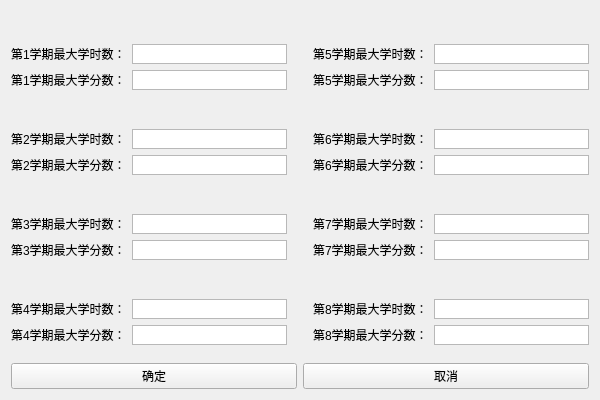
<?xml version="1.0" encoding="UTF-8"?>
<ui version="4.0">
 <class>set_window</class>
 <widget class="QWidget" name="set_window">
  <property name="geometry">
   <rect>
    <x>0</x>
    <y>0</y>
    <width>600</width>
    <height>400</height>
   </rect>
  </property>
  <property name="sizePolicy">
   <sizepolicy hsizetype="Fixed" vsizetype="Fixed">
    <horstretch>0</horstretch>
    <verstretch>0</verstretch>
   </sizepolicy>
  </property>
  <property name="minimumSize">
   <size>
    <width>600</width>
    <height>400</height>
   </size>
  </property>
  <property name="maximumSize">
   <size>
    <width>600</width>
    <height>400</height>
   </size>
  </property>
  <property name="windowTitle">
   <string>修改学分学时</string>
  </property>
  <layout class="QVBoxLayout" name="verticalLayout_12">
   <item>
    <layout class="QVBoxLayout" name="verticalLayout_11">
     <item>
      <layout class="QHBoxLayout" name="horizontalLayout_20">
       <item>
        <layout class="QVBoxLayout" name="verticalLayout_6">
         <item>
          <layout class="QVBoxLayout" name="verticalLayout_7">
           <item>
            <spacer name="verticalSpacer_5">
             <property name="orientation">
              <enum>Qt::Vertical</enum>
             </property>
             <property name="sizeHint" stdset="0">
              <size>
               <width>20</width>
               <height>40</height>
              </size>
             </property>
            </spacer>
           </item>
           <item>
            <layout class="QHBoxLayout" name="horizontalLayout_12">
             <item>
              <widget class="QLabel" name="label1_1">
               <property name="sizePolicy">
                <sizepolicy hsizetype="Preferred" vsizetype="Maximum">
                 <horstretch>0</horstretch>
                 <verstretch>0</verstretch>
                </sizepolicy>
               </property>
               <property name="maximumSize">
                <size>
                 <width>16777215</width>
                 <height>30</height>
                </size>
               </property>
               <property name="text">
                <string>第1学期最大学时数：</string>
               </property>
              </widget>
             </item>
             <item>
              <widget class="QTextEdit" name="max_xueshi1">
               <property name="maximumSize">
                <size>
                 <width>16777215</width>
                 <height>20</height>
                </size>
               </property>
               <property name="verticalScrollBarPolicy">
                <enum>Qt::ScrollBarAlwaysOff</enum>
               </property>
               <property name="horizontalScrollBarPolicy">
                <enum>Qt::ScrollBarAlwaysOff</enum>
               </property>
              </widget>
             </item>
            </layout>
           </item>
           <item>
            <layout class="QHBoxLayout" name="horizontalLayout_13">
             <item>
              <widget class="QLabel" name="label1_2">
               <property name="sizePolicy">
                <sizepolicy hsizetype="Preferred" vsizetype="Maximum">
                 <horstretch>0</horstretch>
                 <verstretch>0</verstretch>
                </sizepolicy>
               </property>
               <property name="maximumSize">
                <size>
                 <width>16777215</width>
                 <height>30</height>
                </size>
               </property>
               <property name="text">
                <string>第1学期最大学分数：</string>
               </property>
              </widget>
             </item>
             <item>
              <widget class="QTextEdit" name="max_xuefen1">
               <property name="maximumSize">
                <size>
                 <width>16777215</width>
                 <height>20</height>
                </size>
               </property>
               <property name="verticalScrollBarPolicy">
                <enum>Qt::ScrollBarAlwaysOff</enum>
               </property>
               <property name="horizontalScrollBarPolicy">
                <enum>Qt::ScrollBarAlwaysOff</enum>
               </property>
              </widget>
             </item>
            </layout>
           </item>
          </layout>
         </item>
         <item>
          <spacer name="verticalSpacer">
           <property name="orientation">
            <enum>Qt::Vertical</enum>
           </property>
           <property name="sizeHint" stdset="0">
            <size>
             <width>20</width>
             <height>40</height>
            </size>
           </property>
          </spacer>
         </item>
         <item>
          <layout class="QVBoxLayout" name="verticalLayout_8">
           <item>
            <layout class="QHBoxLayout" name="horizontalLayout_14">
             <item>
              <widget class="QLabel" name="label_12_1">
               <property name="sizePolicy">
                <sizepolicy hsizetype="Preferred" vsizetype="Maximum">
                 <horstretch>0</horstretch>
                 <verstretch>0</verstretch>
                </sizepolicy>
               </property>
               <property name="maximumSize">
                <size>
                 <width>16777215</width>
                 <height>30</height>
                </size>
               </property>
               <property name="text">
                <string>第2学期最大学时数：</string>
               </property>
              </widget>
             </item>
             <item>
              <widget class="QTextEdit" name="max_xueshi2">
               <property name="maximumSize">
                <size>
                 <width>16777215</width>
                 <height>20</height>
                </size>
               </property>
               <property name="verticalScrollBarPolicy">
                <enum>Qt::ScrollBarAlwaysOff</enum>
               </property>
               <property name="horizontalScrollBarPolicy">
                <enum>Qt::ScrollBarAlwaysOff</enum>
               </property>
              </widget>
             </item>
            </layout>
           </item>
           <item>
            <layout class="QHBoxLayout" name="horizontalLayout_15">
             <item>
              <widget class="QLabel" name="label_12_2">
               <property name="sizePolicy">
                <sizepolicy hsizetype="Preferred" vsizetype="Maximum">
                 <horstretch>0</horstretch>
                 <verstretch>0</verstretch>
                </sizepolicy>
               </property>
               <property name="maximumSize">
                <size>
                 <width>16777215</width>
                 <height>30</height>
                </size>
               </property>
               <property name="text">
                <string>第2学期最大学分数：</string>
               </property>
              </widget>
             </item>
             <item>
              <widget class="QTextEdit" name="max_xuefen2">
               <property name="maximumSize">
                <size>
                 <width>16777215</width>
                 <height>20</height>
                </size>
               </property>
               <property name="verticalScrollBarPolicy">
                <enum>Qt::ScrollBarAlwaysOff</enum>
               </property>
               <property name="horizontalScrollBarPolicy">
                <enum>Qt::ScrollBarAlwaysOff</enum>
               </property>
              </widget>
             </item>
            </layout>
           </item>
          </layout>
         </item>
         <item>
          <spacer name="verticalSpacer_2">
           <property name="orientation">
            <enum>Qt::Vertical</enum>
           </property>
           <property name="sizeHint" stdset="0">
            <size>
             <width>20</width>
             <height>40</height>
            </size>
           </property>
          </spacer>
         </item>
         <item>
          <layout class="QVBoxLayout" name="verticalLayout_9">
           <item>
            <layout class="QHBoxLayout" name="horizontalLayout_16">
             <item>
              <widget class="QLabel" name="label3_1">
               <property name="sizePolicy">
                <sizepolicy hsizetype="Preferred" vsizetype="Maximum">
                 <horstretch>0</horstretch>
                 <verstretch>0</verstretch>
                </sizepolicy>
               </property>
               <property name="maximumSize">
                <size>
                 <width>16777215</width>
                 <height>30</height>
                </size>
               </property>
               <property name="text">
                <string>第3学期最大学时数：</string>
               </property>
              </widget>
             </item>
             <item>
              <widget class="QTextEdit" name="max_xueshi3">
               <property name="maximumSize">
                <size>
                 <width>16777215</width>
                 <height>20</height>
                </size>
               </property>
               <property name="verticalScrollBarPolicy">
                <enum>Qt::ScrollBarAlwaysOff</enum>
               </property>
               <property name="horizontalScrollBarPolicy">
                <enum>Qt::ScrollBarAlwaysOff</enum>
               </property>
              </widget>
             </item>
            </layout>
           </item>
           <item>
            <layout class="QHBoxLayout" name="horizontalLayout_17">
             <item>
              <widget class="QLabel" name="label3_2">
               <property name="sizePolicy">
                <sizepolicy hsizetype="Preferred" vsizetype="Maximum">
                 <horstretch>0</horstretch>
                 <verstretch>0</verstretch>
                </sizepolicy>
               </property>
               <property name="maximumSize">
                <size>
                 <width>16777215</width>
                 <height>30</height>
                </size>
               </property>
               <property name="text">
                <string>第3学期最大学分数：</string>
               </property>
              </widget>
             </item>
             <item>
              <widget class="QTextEdit" name="max_xuefen3">
               <property name="maximumSize">
                <size>
                 <width>16777215</width>
                 <height>20</height>
                </size>
               </property>
               <property name="verticalScrollBarPolicy">
                <enum>Qt::ScrollBarAlwaysOff</enum>
               </property>
               <property name="horizontalScrollBarPolicy">
                <enum>Qt::ScrollBarAlwaysOff</enum>
               </property>
              </widget>
             </item>
            </layout>
           </item>
          </layout>
         </item>
         <item>
          <spacer name="verticalSpacer_3">
           <property name="orientation">
            <enum>Qt::Vertical</enum>
           </property>
           <property name="sizeHint" stdset="0">
            <size>
             <width>20</width>
             <height>40</height>
            </size>
           </property>
          </spacer>
         </item>
         <item>
          <layout class="QVBoxLayout" name="verticalLayout_10">
           <item>
            <layout class="QHBoxLayout" name="horizontalLayout_18">
             <item>
              <widget class="QLabel" name="label4_1">
               <property name="sizePolicy">
                <sizepolicy hsizetype="Preferred" vsizetype="Maximum">
                 <horstretch>0</horstretch>
                 <verstretch>0</verstretch>
                </sizepolicy>
               </property>
               <property name="maximumSize">
                <size>
                 <width>16777215</width>
                 <height>30</height>
                </size>
               </property>
               <property name="text">
                <string>第4学期最大学时数：</string>
               </property>
              </widget>
             </item>
             <item>
              <widget class="QTextEdit" name="max_xueshi4">
               <property name="maximumSize">
                <size>
                 <width>16777215</width>
                 <height>20</height>
                </size>
               </property>
               <property name="verticalScrollBarPolicy">
                <enum>Qt::ScrollBarAlwaysOff</enum>
               </property>
               <property name="horizontalScrollBarPolicy">
                <enum>Qt::ScrollBarAlwaysOff</enum>
               </property>
              </widget>
             </item>
            </layout>
           </item>
           <item>
            <layout class="QHBoxLayout" name="horizontalLayout_19">
             <item>
              <widget class="QLabel" name="label4_2">
               <property name="sizePolicy">
                <sizepolicy hsizetype="Preferred" vsizetype="Maximum">
                 <horstretch>0</horstretch>
                 <verstretch>0</verstretch>
                </sizepolicy>
               </property>
               <property name="maximumSize">
                <size>
                 <width>16777215</width>
                 <height>30</height>
                </size>
               </property>
               <property name="text">
                <string>第4学期最大学分数：</string>
               </property>
              </widget>
             </item>
             <item>
              <widget class="QTextEdit" name="max_xuefen4">
               <property name="maximumSize">
                <size>
                 <width>16777215</width>
                 <height>20</height>
                </size>
               </property>
               <property name="verticalScrollBarPolicy">
                <enum>Qt::ScrollBarAlwaysOff</enum>
               </property>
               <property name="horizontalScrollBarPolicy">
                <enum>Qt::ScrollBarAlwaysOff</enum>
               </property>
              </widget>
             </item>
            </layout>
           </item>
          </layout>
         </item>
        </layout>
       </item>
       <item>
        <spacer name="verticalSpacer_10">
         <property name="orientation">
          <enum>Qt::Vertical</enum>
         </property>
         <property name="sizeHint" stdset="0">
          <size>
           <width>20</width>
           <height>40</height>
          </size>
         </property>
        </spacer>
       </item>
       <item>
        <layout class="QVBoxLayout" name="verticalLayout_5">
         <item>
          <layout class="QVBoxLayout" name="verticalLayout_3">
           <item>
            <spacer name="verticalSpacer_6">
             <property name="orientation">
              <enum>Qt::Vertical</enum>
             </property>
             <property name="sizeHint" stdset="0">
              <size>
               <width>20</width>
               <height>40</height>
              </size>
             </property>
            </spacer>
           </item>
           <item>
            <layout class="QHBoxLayout" name="horizontalLayout_8">
             <item>
              <widget class="QLabel" name="label5_1">
               <property name="sizePolicy">
                <sizepolicy hsizetype="Preferred" vsizetype="Maximum">
                 <horstretch>0</horstretch>
                 <verstretch>0</verstretch>
                </sizepolicy>
               </property>
               <property name="maximumSize">
                <size>
                 <width>16777215</width>
                 <height>30</height>
                </size>
               </property>
               <property name="text">
                <string>第5学期最大学时数：</string>
               </property>
              </widget>
             </item>
             <item>
              <widget class="QTextEdit" name="max_xueshi5">
               <property name="maximumSize">
                <size>
                 <width>16777215</width>
                 <height>20</height>
                </size>
               </property>
               <property name="verticalScrollBarPolicy">
                <enum>Qt::ScrollBarAlwaysOff</enum>
               </property>
               <property name="horizontalScrollBarPolicy">
                <enum>Qt::ScrollBarAlwaysOff</enum>
               </property>
              </widget>
             </item>
            </layout>
           </item>
           <item>
            <layout class="QHBoxLayout" name="horizontalLayout_9">
             <item>
              <widget class="QLabel" name="label5_2">
               <property name="sizePolicy">
                <sizepolicy hsizetype="Preferred" vsizetype="Maximum">
                 <horstretch>0</horstretch>
                 <verstretch>0</verstretch>
                </sizepolicy>
               </property>
               <property name="maximumSize">
                <size>
                 <width>16777215</width>
                 <height>30</height>
                </size>
               </property>
               <property name="text">
                <string>第5学期最大学分数：</string>
               </property>
              </widget>
             </item>
             <item>
              <widget class="QTextEdit" name="max_xuefen5">
               <property name="maximumSize">
                <size>
                 <width>16777215</width>
                 <height>20</height>
                </size>
               </property>
               <property name="verticalScrollBarPolicy">
                <enum>Qt::ScrollBarAlwaysOff</enum>
               </property>
               <property name="horizontalScrollBarPolicy">
                <enum>Qt::ScrollBarAlwaysOff</enum>
               </property>
              </widget>
             </item>
            </layout>
           </item>
          </layout>
         </item>
         <item>
          <spacer name="verticalSpacer_7">
           <property name="orientation">
            <enum>Qt::Vertical</enum>
           </property>
           <property name="sizeHint" stdset="0">
            <size>
             <width>20</width>
             <height>40</height>
            </size>
           </property>
          </spacer>
         </item>
         <item>
          <layout class="QVBoxLayout" name="verticalLayout">
           <item>
            <layout class="QHBoxLayout" name="horizontalLayout">
             <item>
              <widget class="QLabel" name="label6_1">
               <property name="sizePolicy">
                <sizepolicy hsizetype="Preferred" vsizetype="Maximum">
                 <horstretch>0</horstretch>
                 <verstretch>0</verstretch>
                </sizepolicy>
               </property>
               <property name="maximumSize">
                <size>
                 <width>16777215</width>
                 <height>30</height>
                </size>
               </property>
               <property name="text">
                <string>第6学期最大学时数：</string>
               </property>
              </widget>
             </item>
             <item>
              <widget class="QTextEdit" name="max_xueshi6">
               <property name="maximumSize">
                <size>
                 <width>16777215</width>
                 <height>20</height>
                </size>
               </property>
               <property name="verticalScrollBarPolicy">
                <enum>Qt::ScrollBarAlwaysOff</enum>
               </property>
               <property name="horizontalScrollBarPolicy">
                <enum>Qt::ScrollBarAlwaysOff</enum>
               </property>
              </widget>
             </item>
            </layout>
           </item>
           <item>
            <layout class="QHBoxLayout" name="horizontalLayout_2">
             <item>
              <widget class="QLabel" name="label6_2">
               <property name="sizePolicy">
                <sizepolicy hsizetype="Preferred" vsizetype="Maximum">
                 <horstretch>0</horstretch>
                 <verstretch>0</verstretch>
                </sizepolicy>
               </property>
               <property name="maximumSize">
                <size>
                 <width>16777215</width>
                 <height>30</height>
                </size>
               </property>
               <property name="text">
                <string>第6学期最大学分数：</string>
               </property>
              </widget>
             </item>
             <item>
              <widget class="QTextEdit" name="max_xuefen6">
               <property name="maximumSize">
                <size>
                 <width>16777215</width>
                 <height>20</height>
                </size>
               </property>
               <property name="verticalScrollBarPolicy">
                <enum>Qt::ScrollBarAlwaysOff</enum>
               </property>
               <property name="horizontalScrollBarPolicy">
                <enum>Qt::ScrollBarAlwaysOff</enum>
               </property>
              </widget>
             </item>
            </layout>
           </item>
          </layout>
         </item>
         <item>
          <spacer name="verticalSpacer_8">
           <property name="orientation">
            <enum>Qt::Vertical</enum>
           </property>
           <property name="sizeHint" stdset="0">
            <size>
             <width>20</width>
             <height>40</height>
            </size>
           </property>
          </spacer>
         </item>
         <item>
          <layout class="QVBoxLayout" name="verticalLayout_2">
           <item>
            <layout class="QHBoxLayout" name="horizontalLayout_6">
             <item>
              <widget class="QLabel" name="label7_1">
               <property name="sizePolicy">
                <sizepolicy hsizetype="Preferred" vsizetype="Maximum">
                 <horstretch>0</horstretch>
                 <verstretch>0</verstretch>
                </sizepolicy>
               </property>
               <property name="maximumSize">
                <size>
                 <width>16777215</width>
                 <height>30</height>
                </size>
               </property>
               <property name="text">
                <string>第7学期最大学时数：</string>
               </property>
              </widget>
             </item>
             <item>
              <widget class="QTextEdit" name="max_xueshi7">
               <property name="maximumSize">
                <size>
                 <width>16777215</width>
                 <height>20</height>
                </size>
               </property>
               <property name="verticalScrollBarPolicy">
                <enum>Qt::ScrollBarAlwaysOff</enum>
               </property>
               <property name="horizontalScrollBarPolicy">
                <enum>Qt::ScrollBarAlwaysOff</enum>
               </property>
              </widget>
             </item>
            </layout>
           </item>
           <item>
            <layout class="QHBoxLayout" name="horizontalLayout_7">
             <item>
              <widget class="QLabel" name="label7_2">
               <property name="sizePolicy">
                <sizepolicy hsizetype="Preferred" vsizetype="Maximum">
                 <horstretch>0</horstretch>
                 <verstretch>0</verstretch>
                </sizepolicy>
               </property>
               <property name="maximumSize">
                <size>
                 <width>16777215</width>
                 <height>30</height>
                </size>
               </property>
               <property name="text">
                <string>第7学期最大学分数：</string>
               </property>
              </widget>
             </item>
             <item>
              <widget class="QTextEdit" name="max_xuefen7">
               <property name="maximumSize">
                <size>
                 <width>16777215</width>
                 <height>20</height>
                </size>
               </property>
               <property name="verticalScrollBarPolicy">
                <enum>Qt::ScrollBarAlwaysOff</enum>
               </property>
               <property name="horizontalScrollBarPolicy">
                <enum>Qt::ScrollBarAlwaysOff</enum>
               </property>
              </widget>
             </item>
            </layout>
           </item>
          </layout>
         </item>
         <item>
          <spacer name="verticalSpacer_9">
           <property name="orientation">
            <enum>Qt::Vertical</enum>
           </property>
           <property name="sizeHint" stdset="0">
            <size>
             <width>20</width>
             <height>40</height>
            </size>
           </property>
          </spacer>
         </item>
         <item>
          <layout class="QVBoxLayout" name="verticalLayout_4">
           <item>
            <layout class="QHBoxLayout" name="horizontalLayout_10">
             <item>
              <widget class="QLabel" name="label8_1">
               <property name="sizePolicy">
                <sizepolicy hsizetype="Preferred" vsizetype="Maximum">
                 <horstretch>0</horstretch>
                 <verstretch>0</verstretch>
                </sizepolicy>
               </property>
               <property name="maximumSize">
                <size>
                 <width>16777215</width>
                 <height>30</height>
                </size>
               </property>
               <property name="text">
                <string>第8学期最大学时数：</string>
               </property>
              </widget>
             </item>
             <item>
              <widget class="QTextEdit" name="max_xueshi8">
               <property name="maximumSize">
                <size>
                 <width>16777215</width>
                 <height>20</height>
                </size>
               </property>
               <property name="verticalScrollBarPolicy">
                <enum>Qt::ScrollBarAlwaysOff</enum>
               </property>
               <property name="horizontalScrollBarPolicy">
                <enum>Qt::ScrollBarAlwaysOff</enum>
               </property>
              </widget>
             </item>
            </layout>
           </item>
           <item>
            <layout class="QHBoxLayout" name="horizontalLayout_11">
             <item>
              <widget class="QLabel" name="label8_2">
               <property name="sizePolicy">
                <sizepolicy hsizetype="Preferred" vsizetype="Maximum">
                 <horstretch>0</horstretch>
                 <verstretch>0</verstretch>
                </sizepolicy>
               </property>
               <property name="maximumSize">
                <size>
                 <width>16777215</width>
                 <height>30</height>
                </size>
               </property>
               <property name="text">
                <string>第8学期最大学分数：</string>
               </property>
              </widget>
             </item>
             <item>
              <widget class="QTextEdit" name="max_xuefen8">
               <property name="maximumSize">
                <size>
                 <width>16777215</width>
                 <height>20</height>
                </size>
               </property>
               <property name="verticalScrollBarPolicy">
                <enum>Qt::ScrollBarAlwaysOff</enum>
               </property>
               <property name="horizontalScrollBarPolicy">
                <enum>Qt::ScrollBarAlwaysOff</enum>
               </property>
              </widget>
             </item>
            </layout>
           </item>
          </layout>
         </item>
        </layout>
       </item>
      </layout>
     </item>
     <item>
      <spacer name="verticalSpacer_4">
       <property name="orientation">
        <enum>Qt::Vertical</enum>
       </property>
       <property name="sizeHint" stdset="0">
        <size>
         <width>20</width>
         <height>40</height>
        </size>
       </property>
      </spacer>
     </item>
     <item>
      <layout class="QHBoxLayout" name="horizontalLayout_3">
       <item>
        <widget class="QPushButton" name="queding">
         <property name="text">
          <string>确定</string>
         </property>
        </widget>
       </item>
       <item>
        <widget class="QPushButton" name="quxiao">
         <property name="text">
          <string>取消</string>
         </property>
        </widget>
       </item>
      </layout>
     </item>
    </layout>
   </item>
  </layout>
 </widget>
 <layoutdefault spacing="6" margin="11"/>
 <resources/>
 <connections/>
</ui>
